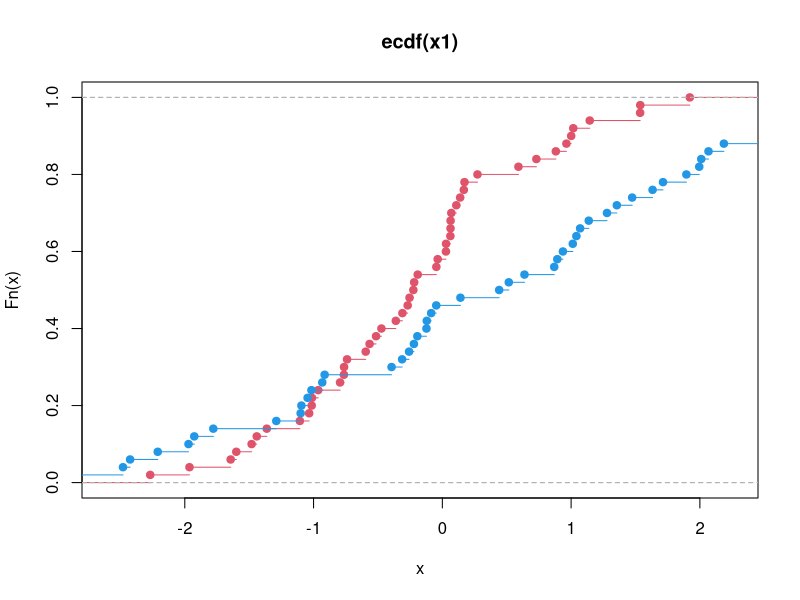

R code for this plot:
# Zadanie 8 (Porównanie dystrybuant empirycznych)
# Wygeneruj dwie próbki:
#     x1 – 50 liczb z N(0,1)
#     x2 – 50 liczb z N(0.5, 1.5)
# Narysuj na jednym wykresie dystrybuanty empiryczne obu próbek (ecdf).
# Następnie wykonaj test Kolmogorowa-Smirnowa porównujący te dwie próbki. Zinterpretuj wynik.
# Sugerowane funkcje: ecdf, plot, lines, ks.test

x1 <- rnorm(n = 50, mean = 0, sd = 1)
x2 <- rnorm(n = 50, mean = 0.5, sd = 1.5)
x1
x2

plot(ecdf(x1), col = 2)
plot(ecdf(x2), col = 4, add = TRUE)

# H0: próbki są do siebie podobne i mają zbliżony rozkład
# H1: próbki są do siebie niepodobne ponieważ mają różny rozkład
ks.test(x1, x2)
# p-value > 0.05 - można potwierdzić H0
